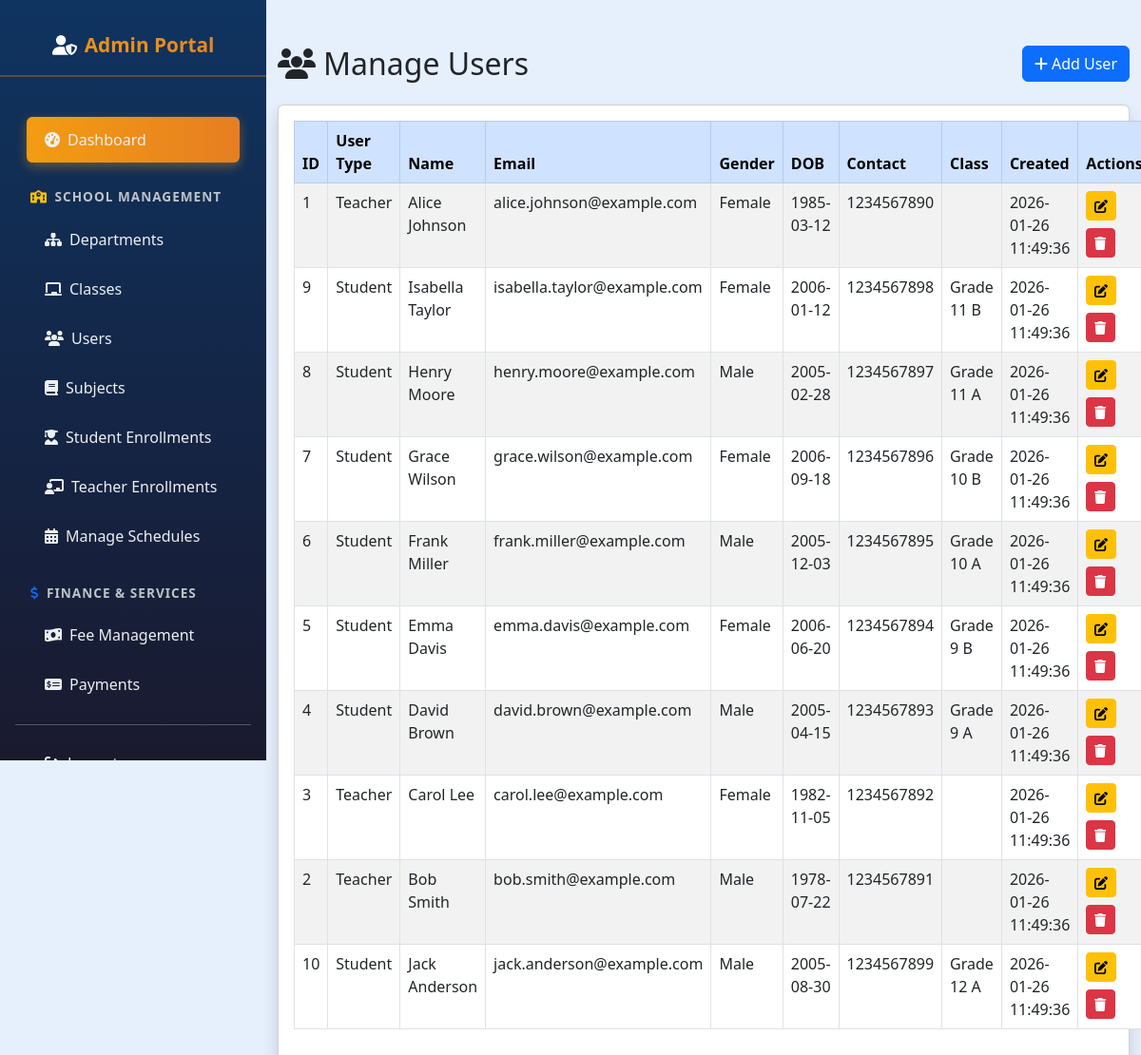
Page /admin/manage_users.php (signed in) on the committed database.
### tables this page shows
CREATE TABLE `users` (
  `user_id` int(11) NOT NULL,
  `usertype` enum('Teacher','Student') NOT NULL,
  `first_name` varchar(50) NOT NULL,
  `last_name` varchar(50) NOT NULL,
  `email` varchar(100) NOT NULL,
  `password_hash` varchar(255) NOT NULL,
  `gender` enum('Male','Female','Other') NOT NULL,
  `dob` date NOT NULL,
  `contact_number` varchar(20) DEFAULT NULL,
  `address` text DEFAULT NULL,
  `profile_picture` varchar(255) DEFAULT NULL,
  `class_id` int(11) DEFAULT NULL,
  `created_at` datetime DEFAULT current_timestamp(),
  `updated_at` datetime DEFAULT current_timestamp() ON UPDATE current_timestamp()
);

CREATE TABLE `classes` (
  `class_id` int(11) NOT NULL,
  `class_name` varchar(50) NOT NULL,
  `section` varchar(10) NOT NULL,
  `department_id` int(11) NOT NULL,
  `created_at` datetime DEFAULT current_timestamp()
);

### admin/manage_users.php (the view, shortened to what this page needs)
<?php
include('config.php');
$query = "
    SELECT u.user_id, u.usertype, u.first_name, u.last_name, u.email, u.gender, u.dob, u.contact_number, u.created_at, c.class_name, c.section
    FROM users u
    LEFT JOIN classes c ON u.class_id = c.class_id
    ORDER BY u.created_at DESC
";
$result = $conn->query($query);
?>
<!DOCTYPE html>
<html lang="en">
<head>
    <link href="https://cdn.jsdelivr.net/npm/bootstrap@5.3.0/dist/css/bootstrap.min.css" rel="stylesheet" />
</head>
<body style="margin-left:280px; background-color:#e6effc;">
    <?php include('admin_sidebar.php'); ?>
    <div class="container mt-5">
        <div class="d-flex justify-content-between align-items-center mb-4">
            <h2 class="mb-0"><i class="fas fa-users me-2"></i>Manage Users</h2>
            <a href="add_user.php" class="btn btn-primary"><i class="fas fa-plus me-1"></i>Add User</a>
        </div>
        <div class="card shadow">
            <div class="card-body">
                <table class="table table-bordered table-striped">
                    <thead class="table-primary">
                        <tr>
                            <th>ID</th>
                            <th>User Type</th>
                            <th>Name</th>
                            <th>Email</th>
                            <th>Gender</th>
                            <th>DOB</th>
                            <th>Contact</th>
                            <th>Class</th>
                            <th>Created</th>
                            <th>Actions</th>
                        </tr>
                    </thead>
                    <tbody>
                        <?php if ($result->num_rows > 0): ?>
                            <?php while ($row = $result->fetch_assoc()): ?>
                                <tr>
                                    <td><?= $row['user_id'] ?></td>
                                    <td><?= htmlspecialchars($row['usertype']) ?></td>
                                    <td><?= htmlspecialchars($row['first_name'] . ' ' . $row['last_name']) ?></td>
                                    <td><?= htmlspecialchars($row['email']) ?></td>
                                    <td><?= htmlspecialchars($row['gender']) ?></td>
                                    <td><?= htmlspecialchars($row['dob']) ?></td>
                                    <td><?= htmlspecialchars($row['contact_number']) ?></td>
                                    <td><?= htmlspecialchars($row['class_name'] . ' ' . $row['section']) ?></td>
                                    <td><?= htmlspecialchars($row['created_at']) ?></td>
                                    <td>
                                        <a href="edit_user.php?id=<?= $row['user_id'] ?>" class="mb-2 btn btn-sm btn-warning"><i class="fas fa-edit"></i></a>
                                        <a href="manage_users.php?delete=<?= $row['user_id'] ?>" class="btn btn-sm btn-danger" onclick="return confirm('Are you sure you want to delete this user?')"><i class="fas fa-trash"></i></a>
                                    </td>
                                </tr>
                            <?php endwhile; ?>
                        <?php else: ?>
                            <tr><td colspan="10" class="text-center">No users found.</td></tr>
                        <?php endif; ?>
                    </tbody>
                </table>
            </div>
        </div>
    </div>
</body>
</html>

### admin/admin_sidebar.php (style rules this page uses)
body { font-family: 'Segoe UI', Tahoma, Geneva, Verdana, sans-serif; margin-left: 280px; background-color: #e6effc; }

### rows in the picture
users: user_id "1", usertype "Teacher", first_name+last_name "Alice Johnson", email "alice.johnson@example.com", gender "Female", dob "1985-03-12", contact_number "1234567890", created_at "2026-01-26 11:49:36"
users: user_id "9", usertype "Student", first_name+last_name "Isabella Taylor", email "isabella.taylor@example.com", gender "Female", dob "2006-01-12", contact_number "1234567898", class.section "Grade 11 B", created_at "2026-01-26 11:49:36"
users: user_id "8", usertype "Student", first_name+last_name "Henry Moore", email "henry.moore@example.com", gender "Male", dob "2005-02-28", contact_number "1234567897", class.section "Grade 11 A", created_at "2026-01-26 11:49:36"
users: user_id "7", usertype "Student", first_name+last_name "Grace Wilson", email "grace.wilson@example.com", gender "Female", dob "2006-09-18", contact_number "1234567896", class.section "Grade 10 B", created_at "2026-01-26 11:49:36"
users: user_id "6", usertype "Student", first_name+last_name "Frank Miller", email "frank.miller@example.com", gender "Male", dob "2005-12-03", contact_number "1234567895", class.section "Grade 10 A", created_at "2026-01-26 11:49:36"
users: user_id "5", usertype "Student", first_name+last_name "Emma Davis", email "emma.davis@example.com", gender "Female", dob "2006-06-20", contact_number "1234567894", class.section "Grade 9 B", created_at "2026-01-26 11:49:36"
users: user_id "4", usertype "Student", first_name+last_name "David Brown", email "david.brown@example.com", gender "Male", dob "2005-04-15", contact_number "1234567893", class.section "Grade 9 A", created_at "2026-01-26 11:49:36"
users: user_id "3", usertype "Teacher", first_name+last_name "Carol Lee", email "carol.lee@example.com", gender "Female", dob "1982-11-05", contact_number "1234567892", created_at "2026-01-26 11:49:36"
users: user_id "2", usertype "Teacher", first_name+last_name "Bob Smith", email "bob.smith@example.com", gender "Male", dob "1978-07-22", contact_number "1234567891", created_at "2026-01-26 11:49:36"
users: user_id "10", usertype "Student", first_name+last_name "Jack Anderson", email "jack.anderson@example.com", gender "Male", dob "2005-08-30", contact_number "1234567899", class.section "Grade 12 A", created_at "2026-01-26 11:49:36"
